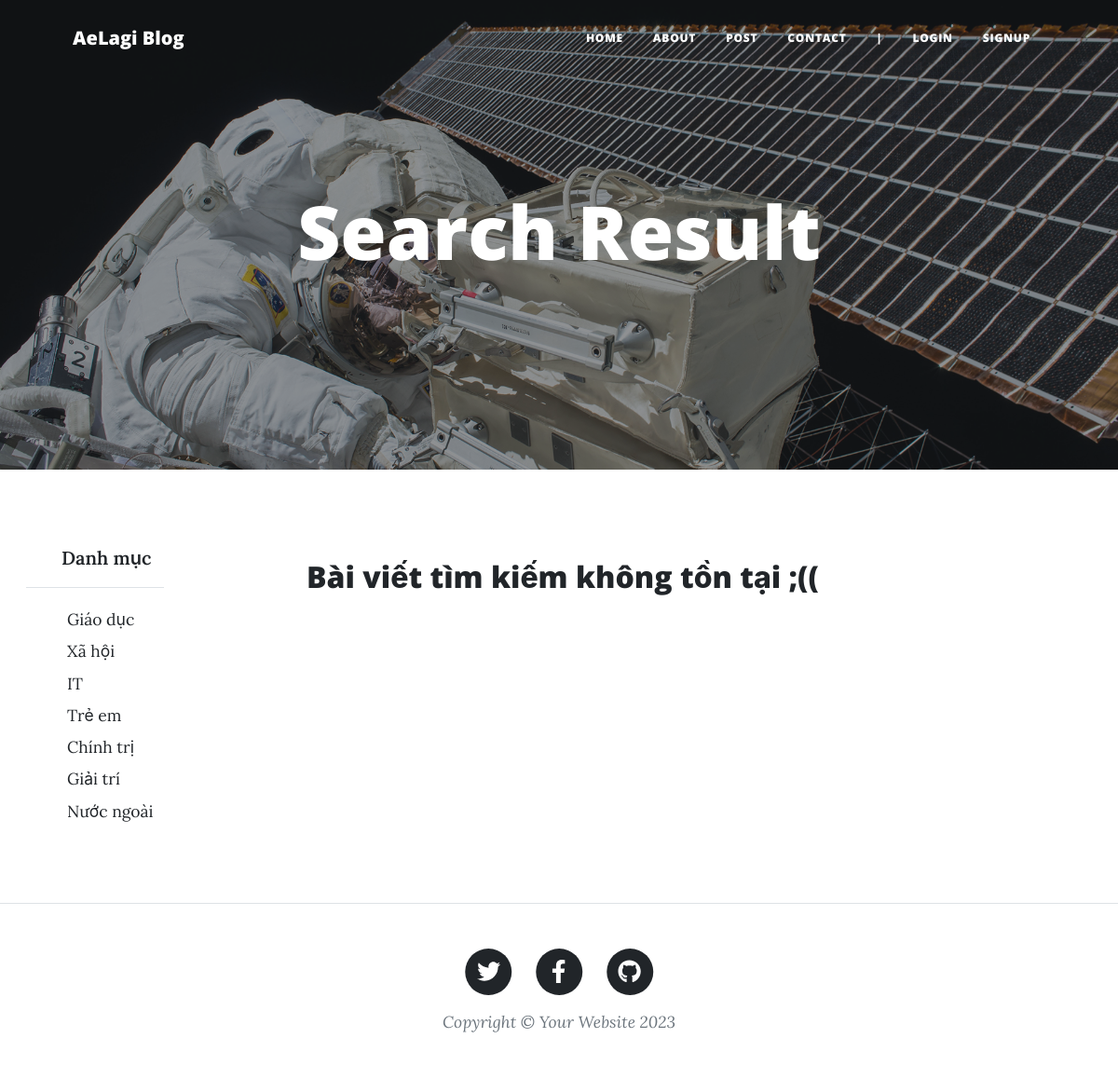
Page /search/1 on the committed database.
### myblog/models.py (models this page shows, shortened)
class Category(models.Model):
    title = models.CharField(verbose_name="Danh mục", max_length=20)
    class Meta:
        verbose_name_plural = "Danh mục (Categories)"

### myblog/views.py (the view)
# urls.py: path("search/<int:category>", views.CategorySearchView.as_view(), name="category-search",),
class CategorySearchView(AllCategoryMixin, ListView):
    template_name = "myblog/search-result.html"
    def get_queryset(self):
        c_id = self.kwargs["category"]
        products = Post.objects.filter(category_id=c_id)
        return products

### myblog/views.py (called while the page is built)
    def get_context_data(self, **kwargs):
        context = super().get_context_data(**kwargs)
        context["categories"] = Category.objects.all()
        return context

### myblog/templates/myblog/search-result.html (shortened to what this page needs)
{% extends 'myblog/base_sidebar.html' %}
{% load static %}
{% block header %}
        <header class="masthead" style="background-image: url({% static 'myblog/assets/img/post-bg.jpg' %})">
            <div class="container position-relative px-4 px-lg-5">
                <div class="row gx-4 gx-lg-5 justify-content-center">
                    <div class="col-md-10 col-lg-8 col-xl-7">
                        <div class="site-heading">
                            <h1>Search Result</h1>
                        </div>
                    </div>
                </div>
            </div>
        </header>
{% endblock %}
{% block content %}
    {%if object_list.count == 0 %}
    <h2 class="py-5" style="text-align: center;">Bài viết tìm kiếm không tồn tại ;(( </h2>
    {%endif%}
{% endblock %}

### myblog/templates/myblog/sidebar.html
<div class="flex-shrink-0 p-3" style="width: 180px;">
    <span class="d-flex align-items-center pb-3 mb-3 link-body-emphasis text-decoration-none border-bottom">
        <svg class="bi pe-none me-2" width="30" height="24">
            <use xlink:href="#bootstrap" />
        </svg>
        <span class="fs-5 fw-semibold">Danh mục</span>
    </span>
    <ul class="btn-toggle-nav list-unstyled fw-normal pb-1 small ms-3">
        {% for category in categories %}
        <li>
            <a href="{% url 'myblog:category-search' category.id %}" class="link-body-emphasis d-inline-flex text-decoration-none rounded">
                {{category.title}}
            </a>
        </li>
        {% endfor %}
    </ul>
</div>

### static/myblog/css/sidebar.css (style rules this page uses)
.btn-toggle-nav a { padding: .1875rem .5rem; margin-top: .125rem; margin-left: 1.25rem; }

### rows in the picture
Category: title "Giáo dục"
Category: title "Xã hội"
Category: title "IT"
Category: title "Trẻ em"
Category: title "Chính trị"
Category: title "Giải trí"
Category: title "Nước ngoài"
